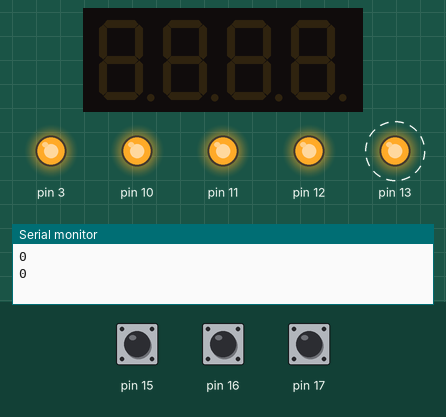
Bench run of a sketch on a simulated Arduino Uno, built with avr-gcc and run on an emulated ATmega328P. Shown: 4-digit seven-segment display, output pins drawn as LEDs (lit = HIGH), the last lines printed to the serial monitor. Dashed ring = blinking. The inputs (shaded band) are chosen by the test bench; at power-on: pin 17 HIGH, pin 15 HIGH, pin 16 HIGH.

Above: at 0.8 s.
0.9 s: pin 17 pulled LOW for 0.15 s
At 1.01 s:
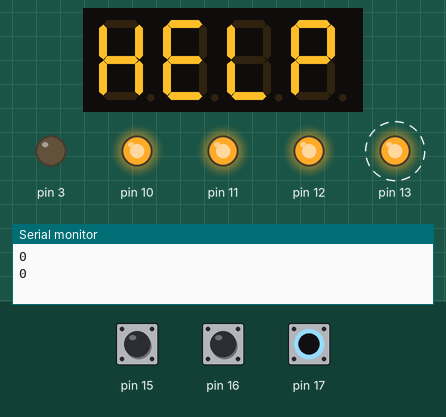
1.6 s: pin 17 pulled LOW for 1 s
At 1.96 s:
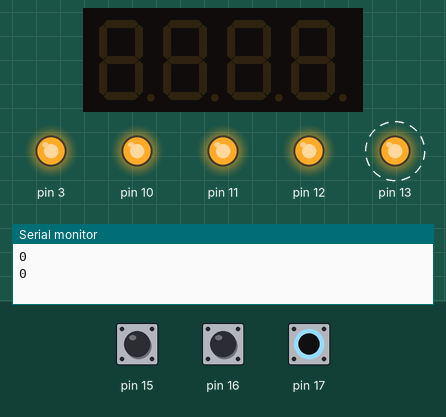
5.1 s: pin 15 pulled LOW for 0.15 s
At 5.42 s:
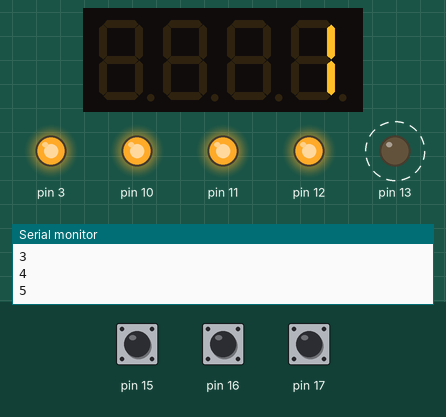
6.7 s: pin 17 pulled LOW for 3.2 s
At 7.9 s:
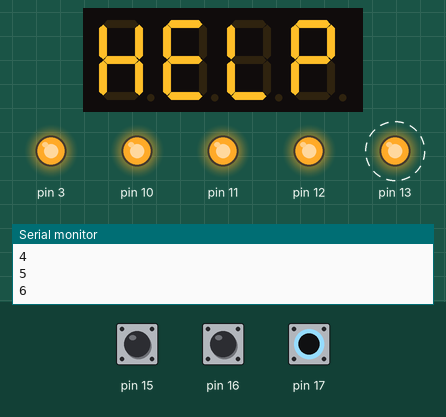
11.4 s: pin 17 pulsed LOW 5 times (0.12 s each, 0.3 s apart)
At 12.26 s:
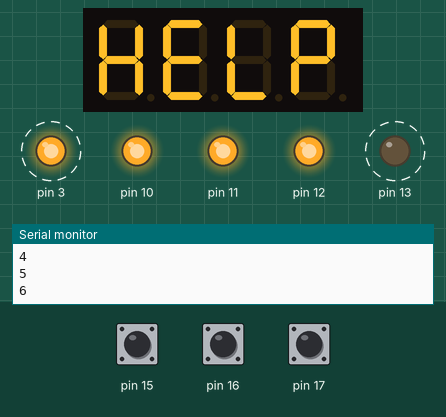
Timing chart, 0 to 15.4 s (numbered marks = the images above; inputs shaded):
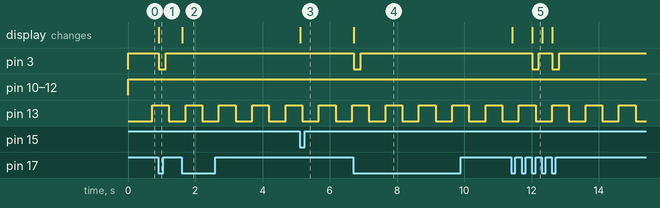

The sketch:

Code_4Tasks.ino
```cpp
#include <Arduino_FreeRTOS.h>
#include <TimerOne.h>
#include <MultiFuncShield.h>

//Tasks
void taskBlink1 (void *pvParameters);
void taskPrint (void *pvParameters);
void taskDisplay (void *pvParameters);
void taskBuzz (void *pvParameters);

int controlPrint = ON;

//Initialization
void setup() {
  Timer1.initialize();
  MFS.initialize(&Timer1);

  Serial.begin(9600);

  xTaskCreate (taskBlink1, //Function
              "Led1",      //Description
              128,         //Stack size in words
              NULL,        //Parameters for the function
              1,           //Priority
              NULL);       //Task handler*/

  xTaskCreate (taskPrint, "Print", 128, NULL, 1, NULL);
  xTaskCreate (taskDisplay, "Display", 128, NULL, 1, NULL);
  xTaskCreate (taskBuzz, "Buzz", 128, NULL, 1, NULL);

  vTaskStartScheduler();
}

void taskBlink1 (void *pvParameters)
{
  while(1)
  {
    MFS.writeLeds (LED_1, ON);
    vTaskDelay (500 / portTICK_PERIOD_MS);
    MFS.writeLeds (LED_1, OFF);
    vTaskDelay (500 / portTICK_PERIOD_MS);
  }
}

void taskPrint (void *pvParameters)
{
  int counter = 0;
  while(1)
  {
    if (controlPrint)
    {
      Serial.println(counter);
    }
    counter++;
    vTaskDelay (1000 / portTICK_PERIOD_MS);
  }
}

void taskDisplay (void *pvParameters)
{
  int countClicks = 0;
  while(1)
  {
    byte btn = MFS.getButton();
    if (btn == BUTTON_1_PRESSED)
    {
      //Show the number of times Button 1 was clicked
      countClicks++;
      MFS.write(countClicks);
    }
    vTaskDelay (10 / portTICK_PERIOD_MS);
  }
}

void taskBuzz (void *pvParameters)
{
  int controleS3 = ON;
  while(1)
  {
    byte btn = MFS.getButton();
    if (btn == BUTTON_3_PRESSED)
    {
      if (controleS3)
      {
        controlPrint=OFF;
        MFS.beep();
        MFS.write("HELP");
      }
      else
      {
        controlPrint=ON;
        MFS.write("");
      }
      controleS3 = !controleS3;
    }
    vTaskDelay (10 / portTICK_PERIOD_MS);
  }
}

void loop() {
}
```

Measured:
- after the input at 0.9 s, pin 3: HIGH → LOW at once, → HIGH 0.20 s later; the display: changes at once (image 1)
- after the input at 1.6 s, the display: changes at once (image 2)
- after the input at 5.1 s, the display: changes at once (image 3)
- after the input at 6.7 s, pin 3: HIGH → LOW at once, → HIGH 0.20 s later; the display: changes at once (image 4)
- after the input at 11.4 s, pin 3: alternates HIGH for 0.40 s and LOW for 0.20 s, 4 changes in all, then stays HIGH, starting after 0.62 s; the display: first changes at once (image 5 shows a later state)
- by itself, pin 13: alternates HIGH for 0.50 s and LOW for 0.50 s
